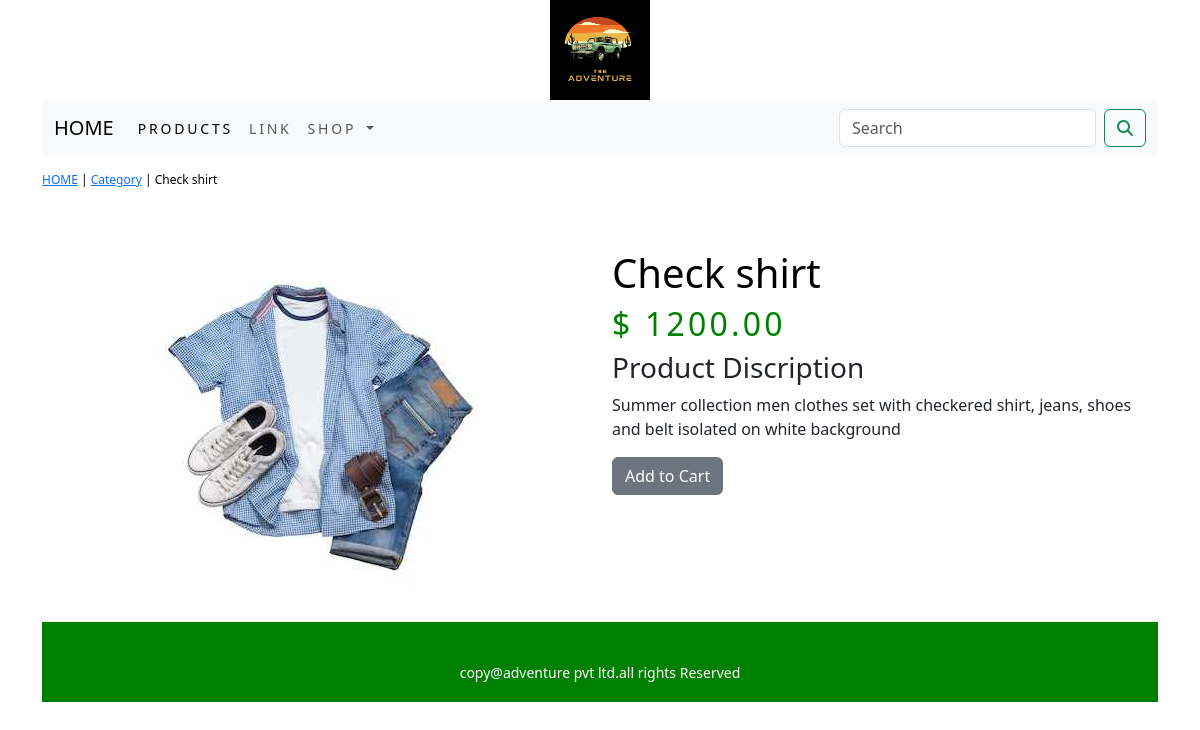
Page /shop/cloths/check-shirt/ on the committed database.
### shoppingapp/models.py (models this page shows, shortened)
class Product(models.Model):
    name=models.CharField(max_length=250,unique=True)
    slug=models.SlugField(max_length=250,unique=True)
    productdiscr=models.TextField(blank=True)
    price=models.DecimalField(max_digits=10,decimal_places=2)
    category=models.ForeignKey(Category,on_delete=models.CASCADE)
    image = models.ImageField(upload_to='product', blank=True)
    stock=models.IntegerField()
    available=models.BooleanField(default=True)
    created=models.DateTimeField(auto_now_add=True)
    updated=models.DateTimeField(auto_now_add=True)
    class Meta:
        ordering = ('name',)
        verbose_name = 'product'
        verbose_name_plural = 'products'

### shoppingapp/views.py (the view)
# urls.py: path('<slug:c_slug>/<slug:product_slug>/',views.productDetails,name='PoductCat_urls')
def productDetails(request,c_slug,product_slug):
    print("here 3")
    try:
        product_value=Product.objects.get(category__slug=c_slug, slug=product_slug)
    except Exception as e:
        raise e
    return render(request, 'product.html', {'product_key': product_value})

### cartapp/context_processors.py (called while the page is built)
def counter(request):
    item_count=0
    if 'admin' in request.path:
        return {}
    else:
        try:
            cart=Cart.objects.filter(cart_id=_cart_id(request))
            cart_items=CartItem.objects.all().filter(cart=cart[:1])
            for cart_item in cart_items:
                item_count += cart_item.quantity
        except Cart.DoesNotExist:
            item_count=0
    return dict(item_count=item_count)

### cartapp/views.py (called while the page is built)
def _cart_id(request):
    cart=request.session.session_key
    if not cart:
        cart=request.session.create()
    return cart

### shoppingapp/context_processors.py (called while the page is built)
def menu_links(request):
    links=Category.objects.all()
    return dict(links=links)

### shoppingapp/models.py (called while the page is built)
    def get_url(self):
        return reverse('shoppingapp:products_by_category',args=[self.slug])

### templates/product.html (shortened to what this page needs)
{% extends 'base.html' %}
{% load static %}
{% block content %}
<div class="row my_prod_row_class">
    <div class="mx_auto">
        <p> <a href="{% url 'shoppingapp:allproductcat' %}">HOME</a>  | <a href="{{product_key.category.get_url}}">Category</a> | {{product_key.name}}</p>
    </div>
</div>
<div class="container">
<br>
<div class="row">
    <div class="col-12 col-sm-12 col-md-12 col-lg-6 text-center">
        <div style="min-width:18rem">
            <img src="{{product_key.image.url}}" alt="{{product_key.name}}">
        </div>
    </div>
    <div class="col-12 col-sm-12 col-md-12 col-lg-6">
        <div>
        <h1 style="color:Black">{{product_key.name}}</h1>
        <h2 class="my_product_price">$ {{product_key.price}}</h2>
        <h3>Product Discription</h3>
        <p>{{product_key.productdiscr}}</p>
        {% if product_key.stock <= 0 %}
            <p style="color:red">Out Of Stock</p>
            <a class="btn btn-secondary"href="{% url 'cartapp:add_cart' product_key.id %}">ADD TO CART</a>
        {% else %}
        <a class="btn btn-secondary"  href="{% url 'cartapp:add_cart' product_key.id %}" >Add to Cart</a>
        {% endif %}
    </div>
</div>
</div>
</div><br>
{% endblock %}

### static/css/custom.css (style rules this page uses)
body { font-family:'Roboto',sans-serif; }
.my_prod_row_class { padding-top:15px; padding-bottom:20px; }
.my_prod_row_class .mx_auto { color:#000; font-size:12px; text-decoration:none; }
.my_product_price { color:green; letter-spacing:.1em; }

### rows in the picture
Product: name "Check shirt", image (picture), price "1200.00", productdiscr "Summer collection men clothes set with checkered shirt, jeans, shoes and belt isolated on white background"
